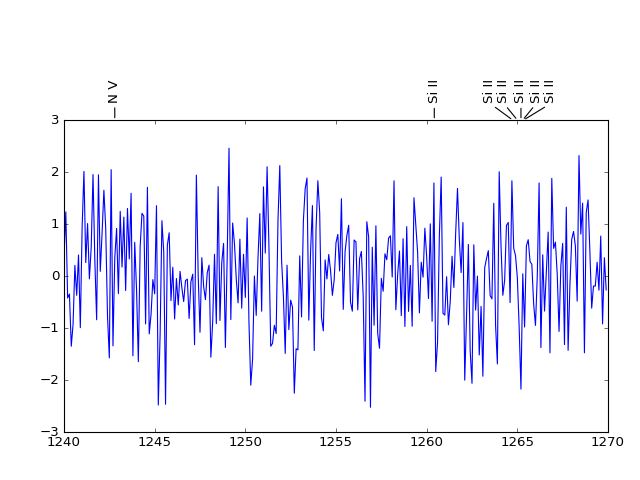

Generate this figure with Python:
import numpy as np
from matplotlib import pyplot as plt
import lineid_plot

wave = 1240 + np.arange(300) * 0.1
flux = np.random.normal(size=300)

line_wave = [1242.80, 1260.42, 1264.74, 1265.00, 1265.2, 1265.3, 1265.35]
line_label1 = ['N V', 'Si II', 'Si II', 'Si II', 'Si II', 'Si II', 'Si II']

# Set extend=False.
lineid_plot.plot_line_ids(wave, flux, line_wave, line_label1, extend=False)

plt.show()
